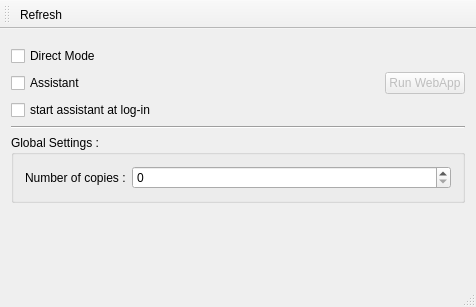
<?xml version="1.0" encoding="UTF-8"?>
<ui version="4.0">
 <class>RepoWindow</class>
 <widget class="QMainWindow" name="RepoWindow">
  <property name="geometry">
   <rect>
    <x>0</x>
    <y>0</y>
    <width>476</width>
    <height>307</height>
   </rect>
  </property>
  <property name="windowTitle">
   <string>RepoWindow</string>
  </property>
  <widget class="QWidget" name="centralWidget">
   <layout class="QVBoxLayout" name="verticalLayout">
    <item>
     <widget class="RemoteConfig" name="remoteConfig" native="true"/>
    </item>
    <item>
     <widget class="QCheckBox" name="checkBox_direct">
      <property name="styleSheet">
       <string notr="true">QCheckBox::indicator:unchecked {
     image: url(:/Icon_Slider_Off.png);
 }
QCheckBox::indicator:checked {
     image: url(:/Icon_Slider_On.png);
 }</string>
      </property>
      <property name="text">
       <string>Direct Mode</string>
      </property>
     </widget>
    </item>
    <item>
     <layout class="QHBoxLayout" name="horizontalLayout" stretch="1,0">
      <item>
       <widget class="QCheckBox" name="checkBox_assistant">
        <property name="styleSheet">
         <string notr="true">QCheckBox::indicator:unchecked {
     image: url(:/Icon_Slider_Off.png);
 }
QCheckBox::indicator:checked {
     image: url(:/Icon_Slider_On.png);
 }</string>
        </property>
        <property name="text">
         <string>Assistant </string>
        </property>
       </widget>
      </item>
      <item>
       <widget class="QPushButton" name="pushButton_webapp">
        <property name="enabled">
         <bool>false</bool>
        </property>
        <property name="text">
         <string>Run WebApp</string>
        </property>
       </widget>
      </item>
     </layout>
    </item>
    <item>
     <widget class="QCheckBox" name="checkBox_autostart">
      <property name="text">
       <string>start assistant at log-in</string>
      </property>
     </widget>
    </item>
    <item>
     <widget class="Line" name="line">
      <property name="orientation">
       <enum>Qt::Horizontal</enum>
      </property>
     </widget>
    </item>
    <item>
     <widget class="QGroupBox" name="groupBox">
      <property name="title">
       <string>Global Settings :</string>
      </property>
      <layout class="QFormLayout" name="formLayout">
       <property name="fieldGrowthPolicy">
        <enum>QFormLayout::AllNonFixedFieldsGrow</enum>
       </property>
       <item row="0" column="0">
        <widget class="QLabel" name="label">
         <property name="text">
          <string>Number of copies :</string>
         </property>
        </widget>
       </item>
       <item row="0" column="1">
        <widget class="QSpinBox" name="spinBox_numcopies"/>
       </item>
      </layout>
     </widget>
    </item>
    <item>
     <spacer name="verticalSpacer">
      <property name="orientation">
       <enum>Qt::Vertical</enum>
      </property>
      <property name="sizeHint" stdset="0">
       <size>
        <width>20</width>
        <height>40</height>
       </size>
      </property>
     </spacer>
    </item>
   </layout>
  </widget>
  <widget class="QMenuBar" name="menuBar">
   <property name="geometry">
    <rect>
     <x>0</x>
     <y>0</y>
     <width>476</width>
     <height>27</height>
    </rect>
   </property>
  </widget>
  <widget class="QToolBar" name="mainToolBar">
   <attribute name="toolBarArea">
    <enum>TopToolBarArea</enum>
   </attribute>
   <attribute name="toolBarBreak">
    <bool>false</bool>
   </attribute>
   <addaction name="actionRefresh"/>
  </widget>
  <widget class="QStatusBar" name="statusBar"/>
  <action name="actionRefresh">
   <property name="icon">
    <iconset theme="view-refresh">
     <normaloff/>
    </iconset>
   </property>
   <property name="text">
    <string>Refresh</string>
   </property>
   <property name="toolTip">
    <string>Refresh</string>
   </property>
   <property name="shortcut">
    <string>F5</string>
   </property>
  </action>
 </widget>
 <layoutdefault spacing="6" margin="11"/>
 <customwidgets>
  <customwidget>
   <class>RemoteConfig</class>
   <extends>QWidget</extends>
   <header>remoteconfig.h</header>
   <container>1</container>
  </customwidget>
 </customwidgets>
 <resources/>
 <connections>
  <connection>
   <sender>checkBox_assistant</sender>
   <signal>toggled(bool)</signal>
   <receiver>pushButton_webapp</receiver>
   <slot>setEnabled(bool)</slot>
   <hints>
    <hint type="sourcelabel">
     <x>147</x>
     <y>119</y>
    </hint>
    <hint type="destinationlabel">
     <x>343</x>
     <y>119</y>
    </hint>
   </hints>
  </connection>
  <connection>
   <sender>checkBox_assistant</sender>
   <signal>toggled(bool)</signal>
   <receiver>checkBox_direct</receiver>
   <slot>setDisabled(bool)</slot>
   <hints>
    <hint type="sourcelabel">
     <x>147</x>
     <y>119</y>
    </hint>
    <hint type="destinationlabel">
     <x>202</x>
     <y>86</y>
    </hint>
   </hints>
  </connection>
 </connections>
</ui>
